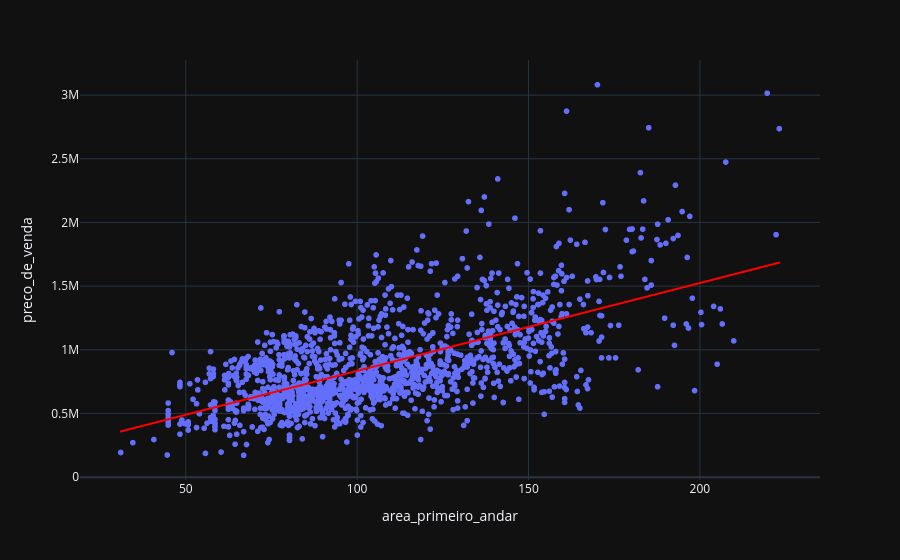

Write notebook code for a chart like this one.
### Markdown cell above
## Melhor reta

### Code cell
# Qual melhor reta que melhor se adequa a relação? 
px.scatter(df, x='area_primeiro_andar', y='preco_de_venda', 
           trendline_color_override='red', trendline='ols')

### Figure 1 — Plotly figure (JSON) as saved in the notebook; plotly's stock layout.template omitted (floating-point values rounded to 4 significant figures; data arrays with more than 128 entries replaced by an {"elided": "..."} marker saying what was removed)
{"data": [{"hovertemplate": "area_primeiro_andar=%{x}<br>preco_de_venda=%{y}<extra></extra>", "legendgroup": "", "marker": {"color": "#636efa", "symbol": "circle"}, "mode": "markers", "name": "", "showlegend": false, "x": {"elided": "1438 float values"}, "xaxis": "x", "y": {"elided": "1438 float values"}, "yaxis": "y", "type": "scattergl"}, {"hovertemplate": "<b>OLS trendline</b><br>preco_de_venda = 6899.2 * area_primeiro_andar + 144777<br>R<sup>2</sup>=0.380142<br><br>area_primeiro_andar=%{x}<br>preco_de_venda=%{y} <b>(trend)</b><extra></extra>", "legendgroup": "", "line": {"color": "red"}, "marker": {"color": "#636efa", "symbol": "circle"}, "mode": "lines", "name": "", "showlegend": false, "x": {"elided": "1438 float values"}, "xaxis": "x", "y": {"elided": "1438 float values"}, "yaxis": "y", "type": "scattergl"}], "layout": {"xaxis": {"anchor": "y", "domain": [0.0, 1.0], "title": {"text": "area_primeiro_andar"}}, "yaxis": {"anchor": "x", "domain": [0.0, 1.0], "title": {"text": "preco_de_venda"}}, "legend": {"tracegroupgap": 0}, "margin": {"t": 60}}}
